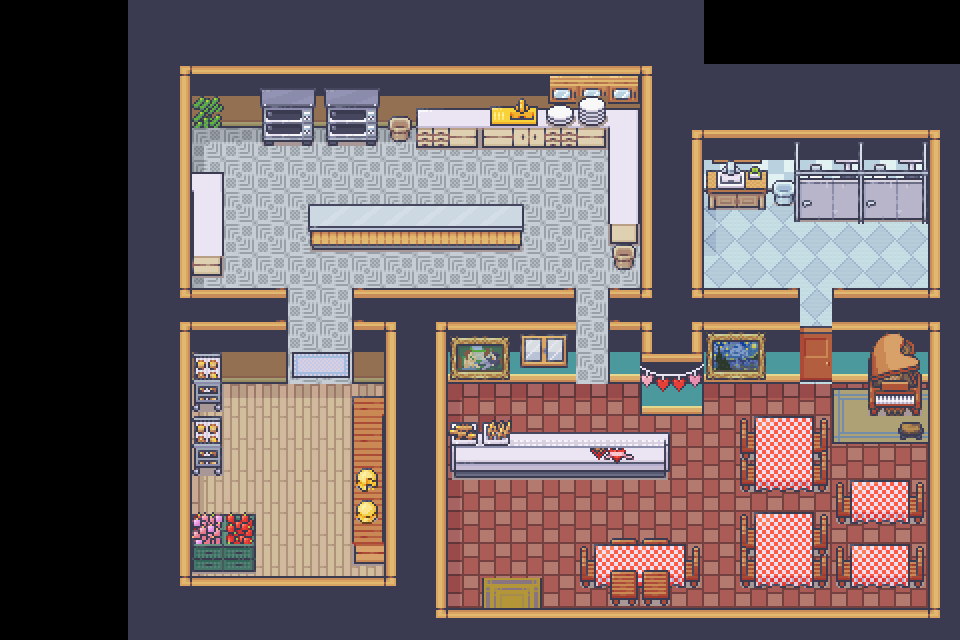

A 2D game scene composited from a Tiled map and its tileset images. What follows is a short description and the map's XML, with each tile layer's data collapsed to a summary:
An orthogonal 30x20 tile map with 32x32 px tiles, 6 tile layers (floor, black_wall, wall, furniture, ...), 3 tilesets and 20 objects (4x station_placemat, 2x station_stove, meat_source, station_chopping_board, onion_source, ...).

<map version="1.10" tiledversion="1.10.2" orientation="orthogonal" renderorder="right-down" width="30" height="20" tilewidth="32" tileheight="32" infinite="0" nextlayerid="11" nextobjectid="43">
 <tileset firstgid="1" source="Room_Builder_32x32.tsx" />
 <tileset firstgid="8285" source="Interiors_32x32.tsx" />
 <tileset firstgid="25309" source="../objects.tsx" />
 <layer id="1" name="floor" width="30" height="20">
  <data>[600 cells, 318 non-empty, 29 distinct tile ids]</data>
 </layer>
 <layer id="9" name="black_wall" width="30" height="20">
  <data>[600 cells, 186 non-empty, 1 distinct tile ids]</data>
 </layer>
 <layer id="2" name="wall" width="30" height="20">
  <data>[600 cells, 246 non-empty, 67 distinct tile ids]</data>
 </layer>
 <layer id="3" name="furniture" width="30" height="20">
  <data>[600 cells, 108 non-empty, 67 distinct tile ids]</data>
 </layer>
 <objectgroup id="10" name="station_layer">
  <object id="26" name="station_placemat" gid="25328" x="608" y="160" width="32" height="32" />
  <object id="27" name="station_placemat" gid="25328" x="608" y="224" width="32" height="32" />
  <object id="28" name="station_placemat" gid="25328" x="192" y="224" width="32" height="32" />
  <object id="29" name="station_placemat" gid="25328" x="192" y="256" width="32" height="32" />
  <object id="30" name="meat_source" gid="25315" x="206.667" y="401.333" width="96" height="64" />
  <object id="34" name="station_stove" x="261.333" y="88" width="51.3333" height="58.6667" />
  <object id="35" name="station_stove" x="325.333" y="90" width="52.6667" height="56.6667" />
  <object id="36" name="station_chopping_board" gid="25326" x="383.75" y="229.5" width="64" height="32" />
  <object id="37" name="onion_source" gid="25313" x="192" y="576" width="32" height="64" />
  <object id="38" gid="25314" x="224" y="576" width="32" height="64" />
  <object id="40" name="fish_source" gid="25312" x="256" y="576" width="96" height="96" />
  <object id="41" name="pickle_source" gid="25313" x="192" y="160" width="32" height="64" />
  <object id="42" name="tomato_source" gid="25314" x="224" y="576" width="32" height="64" />
 </objectgroup>
 <layer id="4" name="on_top_player" width="30" height="20">
  <data>[600 cells, 31 non-empty, 23 distinct tile ids]</data>
 </layer>
 <layer id="6" name="behind_player" width="30" height="20">
  <data>[600 cells, 15 non-empty, 3 distinct tile ids]</data>
 </layer>
 <objectgroup id="7" name="collision_layer">
  <object id="14" x="447.333" y="632">
   <polyline points="0,0 -0.666667,-159.333 219.333,-160 220,-182.667 0,-181.333 1.33333,-249.333 126,-249.333 126.667,-326 -82.8333,-325.5 -83.3333,-312 -84,-324 -94,-324 -96,-250 -63.3333,-250 -62.6667,-224 -91.6667,-224.333 -91.6667,-74.6667 -62.3333,-74.6667 -63.3333,-33.3333 -257.333,-33.3333 -257.333,-67.3333 -192,-67.3333 -193,-108 -257.333,-107.667 -256,-165.333 -227.333,-165.667 -226,-208 -256,-206.667 -255.333,-231.333 -226.333,-230.667 -226,-250 -160,-251.333 -160,-326 -256.667,-325.333 -256.667,-367.333 -226,-367.333 -224.667,-450.667 -257.333,-449.333 -258,-490 -70,-492 -70,-502.667 -30.6667,-504.667 -30,-492 160.667,-489.333 161.333,-388.667 169.667,-388.333 169.333,-366 193.333,-366.167 193.167,-324.5 161.333,-324.667 160.667,-249.333 192.667,-248.667 192.667,-218 255.333,-218 256,-252 352,-252.667 351.333,-326.667 256,-326.667 255.583,-427.083 318.417,-427.083 318.25,-432.583 348.333,-432.667 348.25,-415.667 479.333,-415.333 481.333,-322.667 386.667,-323.333 385.333,-250 421.333,-250.667 422,-226.667 456.667,-226.667 456.667,-210 451.333,-209.333 451.333,-196.667 480.667,-196 481,-2.54545 1.63768,0.0144928" />
  </object>
  <object id="25" x="447.333" y="632">
   <polyline points="0,0 -0.666667,-159.333 219.333,-160 220,-182.667 0,-181.333 1.33333,-249.333 126,-249.333 126.667,-326 -82.8333,-325.5 -83.3333,-312 -84,-324 -94,-324 -96,-250 -63.3333,-250 -62.6667,-224 -91.6667,-224.333 -91.6667,-74.6667 -62.3333,-74.6667 -63.3333,-33.3333 -257.333,-33.3333 -257.333,-67.3333 -192,-67.3333 -193,-108 -257.333,-107.667 -256,-165.333 -227.333,-165.667 -226,-208 -256,-206.667 -255.333,-231.333 -226.333,-230.667 -226,-250 -160,-251.333 -160,-326 -256.667,-325.333 -256.667,-367.333 -226,-367.333 -224.667,-450.667 -257.333,-449.333 -258,-490 -70,-492 -70,-502.667 -30.6667,-504.667 -30,-492 160.667,-489.333 161.333,-388.667 169.667,-388.333 169.333,-366 193.333,-366.167 193.167,-324.5 161.333,-324.667 160.667,-249.333 192.667,-248.667 192.667,-218 255.333,-218 256,-252 352,-252.667 351.333,-326.667 256,-326.667 255.583,-427.083 318.417,-427.083 318.25,-432.583 348.333,-432.667 348.25,-415.667 479.333,-415.333 481.333,-322.667 386.667,-323.333 385.333,-250 421.333,-250.667 422,-226.667 456.667,-226.667 456.667,-210 451.333,-209.333 451.333,-196.667 480.667,-196 481,-2.54545 1.63768,0.0144928" />
  </object>
  <object id="15" x="583" y="587.5">
   <polyline points="0,0 -0.5,-25.5 11.5,-25 11.5,-47.5 103,-46.5 101.5,-27 114.5,-26.5 115,0 87.5,0 88.5,18.5 27.5,18.5 27,-3 -5,-3.5" />
  </object>
  <object id="18" x="740.667" y="529">
   <polyline points="0,0 14.6667,0.5 14.5833,-7.95833 71.8333,-7.95833 71.6667,1.29167 86,1.45833 85.6667,58.0833 0.666667,59 0.25,3.25" />
  </object>
  <object id="19" x="850.75" y="560.5">
   <polyline points="0,0 -13.5,0.25 -13.75,26.5 71.5,26.25 71.75,0 58.25,-0.25 58.25,-8.5 -0.25,-9 0,10.5" />
  </object>
  <object id="21" x="755.25" y="431.5">
   <polyline points="0,0 -0.125,-7.5 58.0682,-8.25 58,1.09091 71.5,1 72,60 -14.5,60.25 -15.25,2.25 0.0625,2.25" />
  </object>
  <object id="22" x="851" y="497.25">
   <polyline points="0,0 -15,0 -14.75,26.25 72.5,26.25 72.75,-0.5 56.75,-0.25 57,-9.75 -0.25,-10.25 -0.5,7" />
  </object>
 </objectgroup>
</map>
